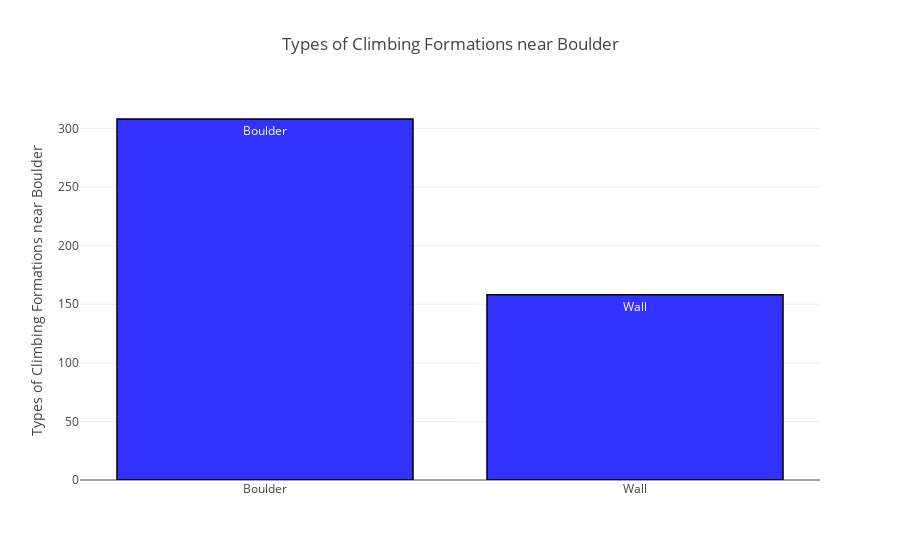

Notebook source saved alongside this figure:
### Code cell
data= OSMP_Climbing_Formations
selectedColumn = 'FormationType'
title='Types of Climbing Formations near Boulder'
yAxisTitle = title
plotMultipleChoice(selectedColumn,data,title,yAxisTitle)

### Figure 1 — Plotly figure (JSON) as saved in the notebook; plotly's stock layout.template omitted (floating-point values rounded to 4 significant figures)
{"data": [{"marker": {"color": "rgba(0, 0, 255, 0.8)", "line": {"color": "rgb(0,0,0)", "width": 1.5}}, "name": "Kaggle", "text": ["Boulder", "Wall"], "type": "bar", "uid": "9699243d-b810-4728-aff6-843e891715bc", "x": ["Boulder", "Wall"], "y": [308, 158]}], "layout": {"barmode": "group", "showlegend": false, "title": {"text": "Types of Climbing Formations near Boulder"}, "yaxis": {"title": {"text": "Types of Climbing Formations near Boulder"}}}}
